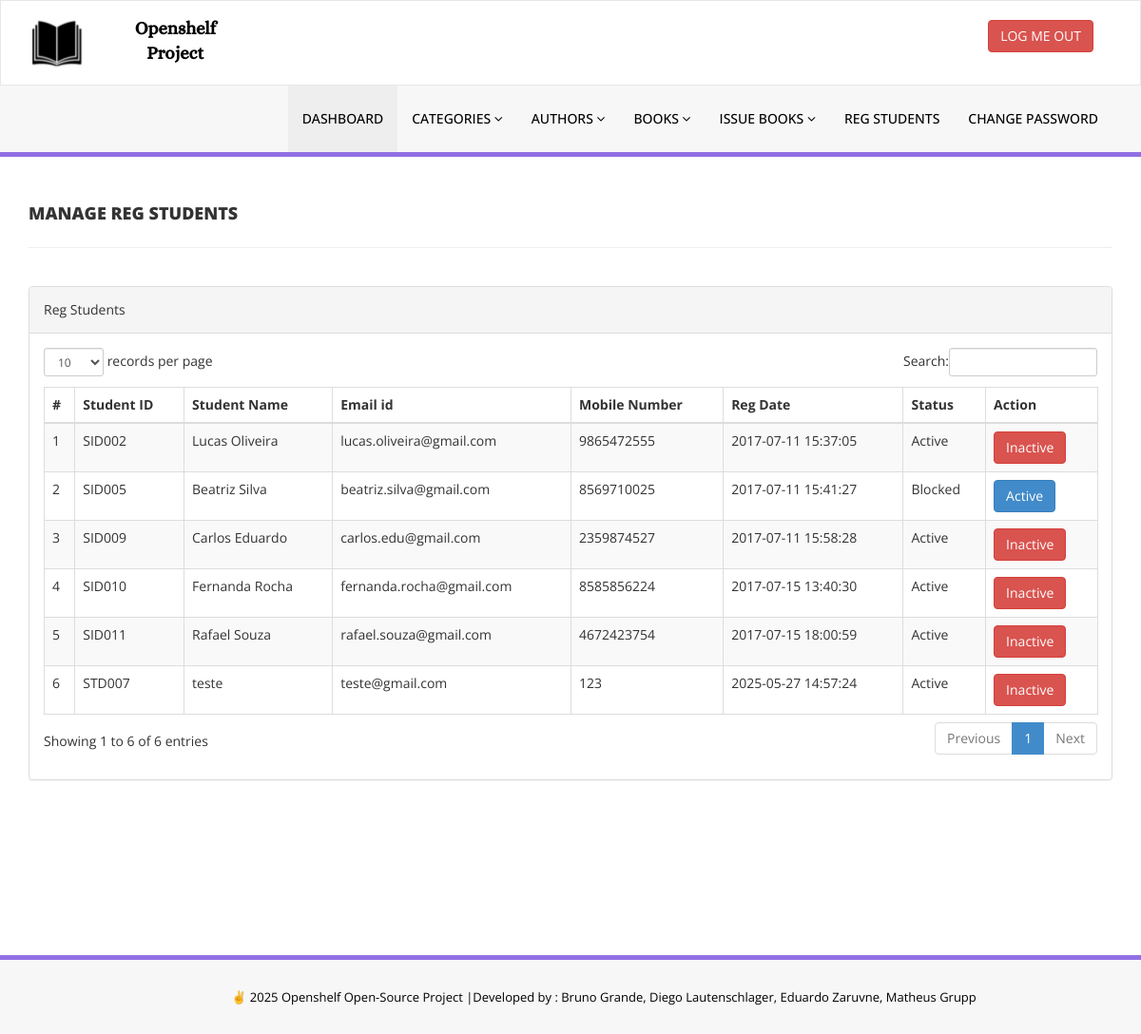
The app's page /Projeto_Web/site/library/admin/reg-students.php (signed in), older data.
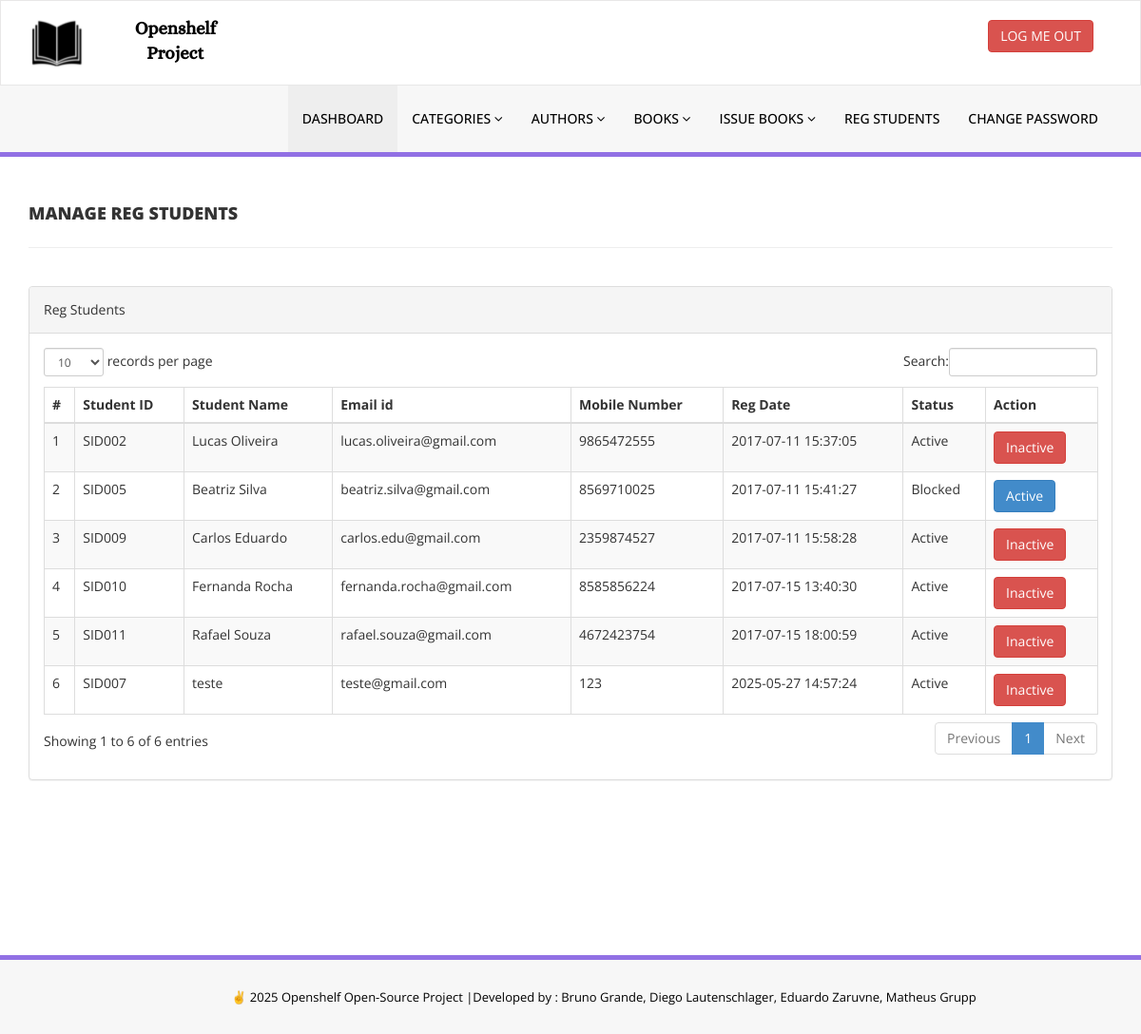
The same page, newer data.
### tables this page shows
CREATE TABLE tblstudents (
  id INT AUTO_INCREMENT PRIMARY KEY,
  StudentId VARCHAR(100) UNIQUE,
  FullName VARCHAR(120),
  EmailId VARCHAR(120),
  MobileNumber CHAR(11),
  Password VARCHAR(120),
  Status INT,
  RegDate TIMESTAMP NULL DEFAULT CURRENT_TIMESTAMP,
  UpdationDate TIMESTAMP DEFAULT CURRENT_TIMESTAMP ON UPDATE CURRENT_TIMESTAMP
);

### Projeto_Web/site/library/admin/reg-students.php (the view, shortened to what this page needs)
<?php
include '../includes/config.php';
if (strlen($_SESSION['alogin']) == 0) {
    header('location:index.php');
} else {
    ?>
    <!DOCTYPE html>
    <html xmlns="http://www.w3.org/1999/xhtml">
    <head>
        <link href="assets/css/bootstrap.css" rel="stylesheet" />
        <link href="assets/css/font-awesome.css" rel="stylesheet" />
        <link href="assets/js/dataTables/dataTables.bootstrap.css" rel="stylesheet" />
        <link href="assets/css/style.css" rel="stylesheet" />
    </head>
    <body>
        <?php include('includes/header.php'); ?>
        <div class="content-wrapper">
            <div class="container">
                <div class="row pad-botm">
                    <div class="col-md-12">
                        <h4 class="header-line">Manage Reg Students</h4>
                    </div>
                </div>
                <div class="row">
                    <div class="col-md-12">
                        <div class="panel panel-default">
                            <div class="panel-heading">
                                Reg Students
                            </div>
                            <div class="panel-body">
                                <div class="table-responsive">
                                    <table class="table table-striped table-bordered table-hover" id="dataTables-example">
                                        <thead>
                                            <tr>
                                                <th>#</th>
                                                <th>Student ID</th>
                                                <th>Student Name</th>
                                                <th>Email id </th>
                                                <th>Mobile Number</th>
                                                <th>Reg Date</th>
                                                <th>Status</th>
                                                <th>Action</th>
                                            </tr>
                                        </thead>
                                        <tbody>
                                            <?php $sql = "SELECT * from tblstudents";
                                            $query = $dbh->prepare($sql);
                                            $query->execute();
                                            $results = $query->fetchAll(PDO::FETCH_OBJ);
                                            $cnt = 1;
                                            if ($query->rowCount() > 0) {
                                                foreach ($results as $result) { ?>
                                                    <tr class="odd gradeX">
                                                        <td class="center"><?php echo htmlentities($cnt); ?></td>
                                                        <td class="center"><?php echo htmlentities($result->StudentId); ?></td>
                                                        <td class="center"><?php echo htmlentities($result->FullName); ?></td>
                                                        <td class="center"><?php echo htmlentities($result->EmailId); ?></td>
                                                        <td class="center"><?php echo htmlentities($result->MobileNumber); ?></td>
                                                        <td class="center"><?php echo htmlentities($result->RegDate); ?></td>
                                                        <td class="center"><?php if ($result->Status == 1) {
                                                            echo htmlentities("Active");
                                                        } else {
                                                            echo htmlentities("Blocked");
                                                        }
                                                        ?></td>
                                                        <td class="center">
                                                            <?php if ($result->Status == 1) { ?>
                                                                <a href="reg-students.php?inid=<?php echo htmlentities($result->id); ?>"
                                                                    onclick="return confirm('Are you sure you want to block this student?');"" >  <button class="
                                                                    btn btn-danger"> Inactive</button>
                                                                <?php } else { ?>
                                                                    <a href="reg-students.php?id=<?php echo htmlentities($result->id); ?>"
                                                                        onclick="return confirm('Are you sure you want to active this student?');""><button class="
                                                                        btn btn-primary"> Active</button>
                                                                    <?php } ?>
                                                        </td>
                                                    </tr>
                                                    <?php $cnt = $cnt + 1;
                                                }
                                            } ?>
                                        </tbody>
                                    </table>
                                </div>
                            </div>
                        </div>
                    </div>
                </div>
            </div>
        </div>
        <?php include('includes/footer.php'); ?>
    </body>
    </html>
<?php } ?>

### Projeto_Web/site/library/admin/includes/header.php (shortened to what this page needs)
<div class="navbar navbar-inverse set-radius-zero" >
        <div class="container">
            <div class="navbar-header">
                <a class="navbar-brand">
                    <img src="assets/img/logo.png" />
                </a>
            </div>
            <div class="right-div">
                <a href="logout.php" class="btn btn-danger pull-right">LOG ME OUT</a>
            </div>
        </div>
    </div>
    <section class="menu-section">
        <div class="container">
            <div class="row ">
                <div class="col-md-12">
                    <div class="navbar-collapse collapse ">
                        <ul id="menu-top" class="nav navbar-nav navbar-right">
                            <li><a href="dashboard.php" class="menu-top-active">DASHBOARD</a></li>
                            <li>
                                <a href="#" class="dropdown-toggle" id="ddlmenuItem" data-toggle="dropdown"> Categories <i class="fa fa-angle-down"></i></a>
                            </li>
                            <li>
                                <a href="#" class="dropdown-toggle" id="ddlmenuItem" data-toggle="dropdown"> Authors <i class="fa fa-angle-down"></i></a>
                            </li>
                            <li>
                                <a href="#" class="dropdown-toggle" id="ddlmenuItem" data-toggle="dropdown"> Books <i class="fa fa-angle-down"></i></a>
                            </li>
                            <li>
                                <a href="#" class="dropdown-toggle" id="ddlmenuItem" data-toggle="dropdown"> Issue Books <i class="fa fa-angle-down"></i></a>
                            </li>
                            <li><a href="reg-students.php">Reg Students</a></li>
                            <li><a href="change-password.php">Change Password</a></li>
                        </ul>
                    </div>
                </div>
            </div>
        </div>
    </section>

### Projeto_Web/site/library/admin/includes/footer.php
<section class="footer-section">
        <div class="container">
            <div class="row">
                <div class="col-md-12"  style="align-content: center; display: flex; justify-content: center">
                &#9996; 2025 Openshelf Open-Source Project |<a href="https://github.com/DiegoASCW/dev_sec_ops_library_project" target="_blank"  > Developed by : Bruno Grande, Diego Lautenschlager, Eduardo Zaruvne, Matheus Grupp</a>
                </div>
            </div>
        </div>
    </section>

### Projeto_Web/site/library/admin/assets/css/style.css (style rules this page uses)
.set-radius-zero { border-radius:0px; -moz-border-radius:0px; -webkit-border-radius:0px; }
.content-wrapper { margin-top: 40px; min-height:800px; padding-bottom:90px; }
.header-line { font-weight:900; padding-bottom:25px; border-bottom:1px solid #eeeeee; text-transform:uppercase; }
.pad-botm { padding-bottom:30px; }
.right-div { float: right; padding: 20px; }
#menu-top a { color:#000; text-decoration:none; font-weight:500; padding: 25px 15px 25px 15px; text-transform:uppercase; }
.menu-section { background-color: #f7f7f7; border-bottom:5px solid #9170E4; width:100% }
.menu-top-active { background-color:#eeeeee; }
.navbar-inverse { background-color: #FFF; border-color: rgba(155, 153, 153, 0.23); }
.navbar { min-height: 90px; margin-bottom: 0px; }
.footer-section { padding:25px 50px 25px 50px; color:#000; font-size:13px; background-color: #f7f7f7; text-align:right; border-top:5px solid #9170E4; }
.footer-section a, .footer-section a:hover { color:#000; }

Row changes from the older to the newer data that the page shows:
changed tblstudents "teste": StudentId "STD007" → "SID007"
